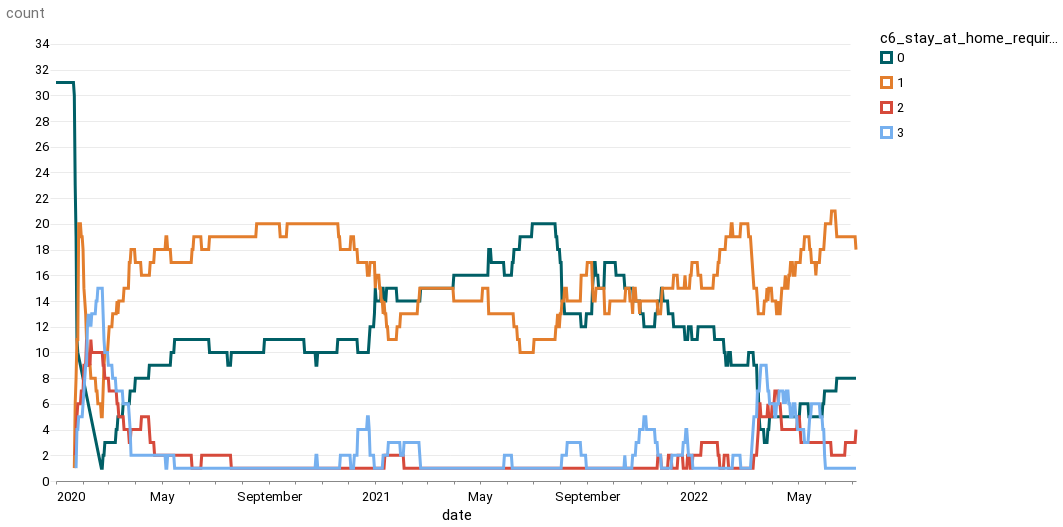

The notebook cell this image was saved under:
### Code cell
alt.Chart(stay_at_home_regions).mark_line().encode(
    x="date", y="count", color="c6_stay_at_home_requirements:N"
)

### Figure 1 — Vega-Lite specification as saved in the notebook (floating-point values rounded to 4 significant figures; data arrays with more than 128 entries replaced by an {"elided": "..."} marker saying what was removed)
{"config": {"view": {"width": 800, "height": 450, "strokeOpacity": 0}, "background": "#ffffff", "title": {"anchor": "start", "font": "Summit Sans", "fontColor": "palette[\"black\"]", "fontSize": 18, "fontWeight": "normal"}, "arc": {"fill": "#00d4d8"}, "area": {"fill": "#00d4d8"}, "line": {"stroke": "#00d4d8", "strokeWidth": 3}, "path": {"stroke": "#00d4d8"}, "rect": {"fill": "#00d4d8"}, "shape": {"stroke": "#00d4d8"}, "bar": {"fill": "#00d4d8"}, "point": {"stroke": "#00d4d8"}, "symbol": {"fill": "#00d4d8", "size": 30}, "axis": {"titleFont": "Roboto", "titleFontSize": 15, "titleFontWeight": "normal", "labelFont": "Roboto, sans", "labelFontSize": 13, "labelFontWeight": "normal"}, "axisX": {"labelAngle": 0, "labelPadding": 6, "tickSize": 3, "grid": false}, "axisY": {"labelBaseline": "middle", "maxExtent": 45, "minExtent": 45, "titleAlign": "left", "titleAngle": 0, "titleX": -45, "titleY": -11, "domainOpacity": 0, "gridWidth": 0.6, "gridColor": "#dddddd", "offset": 6, "tickSize": 0, "titleColor": "#767676"}, "legend": {"titleFont": "Roboto", "titleFontSize": 15, "titleFontWeight": "normal", "symbolType": "square", "labelFont": "Roboto, sans", "labelFontSize": 13}, "range": {"category": ["#005f66", "#e37e2d", "#d64a3b", "#76b0ef", "#c1bc40"], "diverging": ["#e68a4f", "#f4bb6a", "#f9e39c", "#dadfe2", "#a6b7c6", "#849eae"], "heatmap": ["#7ff6f6", "#00eeef", "#00d4d8", "#00abb2", "#00848b", "#fbf2c7", "#00363d"], "ordinal": ["#7ff6f6", "#00eeef", "#00d4d8", "#00abb2", "#00848b", "#fbf2c7", "#00363d"], "ramp": ["#7ff6f6", "#00eeef", "#00d4d8", "#00abb2", "#00848b", "#fbf2c7", "#00363d"]}}, "data": {"name": "data-c8ce52498d92e51ae788aa04ff75cf95"}, "mark": "line", "encoding": {"color": {"field": "c6_stay_at_home_requirements", "type": "nominal"}, "x": {"field": "date", "type": "temporal"}, "y": {"field": "count", "type": "quantitative"}}, "$schema": "https://vega.github.io/schema/vega-lite/v4.17.0.json", "datasets": {"data-c8ce52498d92e51ae788aa04ff75cf95": {"elided": "3094 records"}}}
